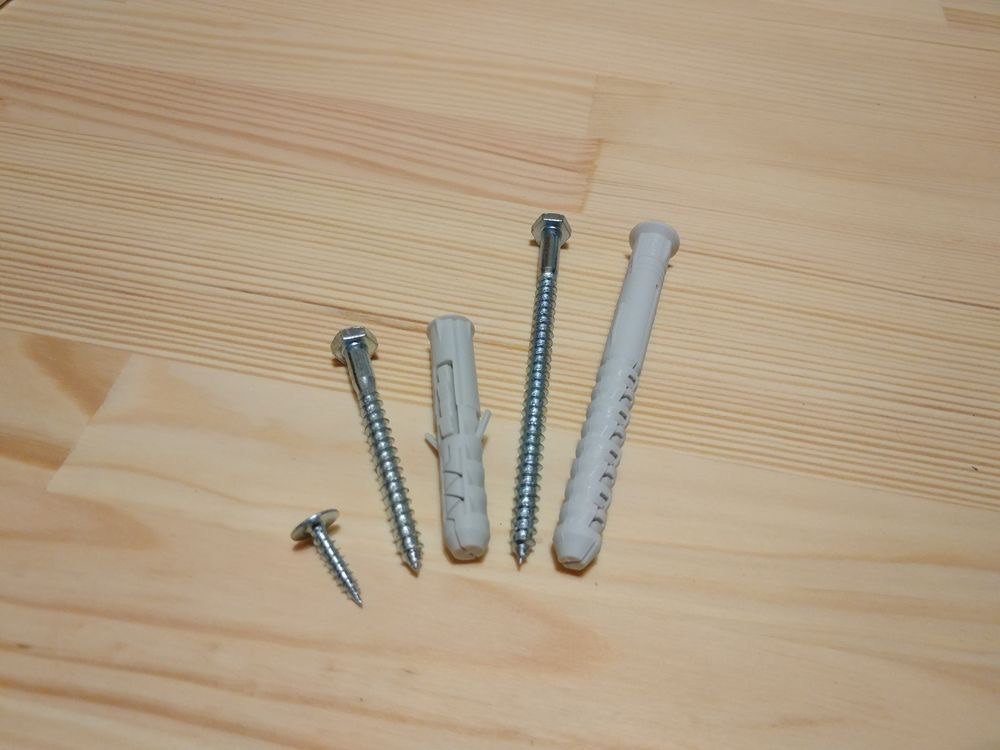
#> input picture contours/contours0.jpg, 1000 x 750 px, found by its file name
$ python contours.py
#> lines starting #> are read from the running program, lines starting #| are printed output that depends on the picture; after the words box and inside, x2 and y2 are one past the last pixel; in counts of white or black regions, pixels touching at a corner belong together; long printed decimals are rounded
import cv2

img_orig = cv2.imread('contours/contours0.jpg')
#> img_orig is the input picture: shape (750, 1000, 3); mean B, G, R 133.1, 159.1, 178.8
img = cv2.cvtColor(img_orig, cv2.COLOR_BGR2HSV)
#> img: shape (750, 1000, 3); mean H, S, V 20.3, 66.8, 179.5
img = cv2.GaussianBlur(img, (7, 7), 2)
#> img: shape (750, 1000, 3); mean H, S, V 20.3, 66.8, 179.5

img = img[:, :, 0]
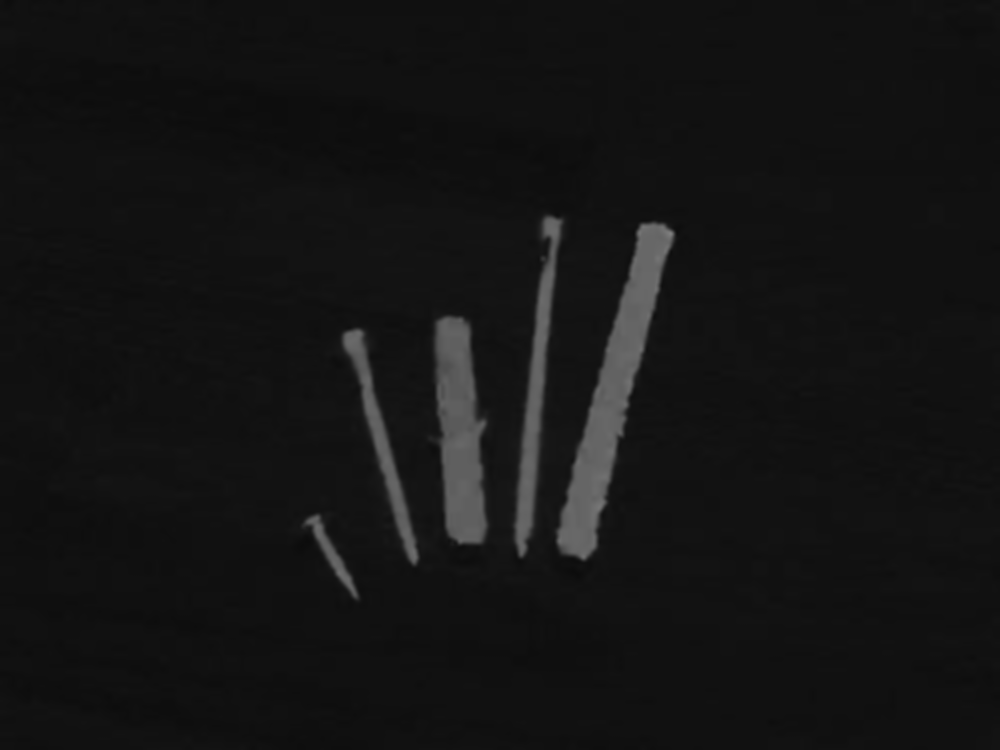
#> img: shape (750, 1000); min 12, max 128, mean 20.3
cv2.imwrite("contours/contours1.jpg", img)
tresh, img = cv2.threshold(img, 0, 255, cv2.THRESH_BINARY + cv2.THRESH_OTSU)
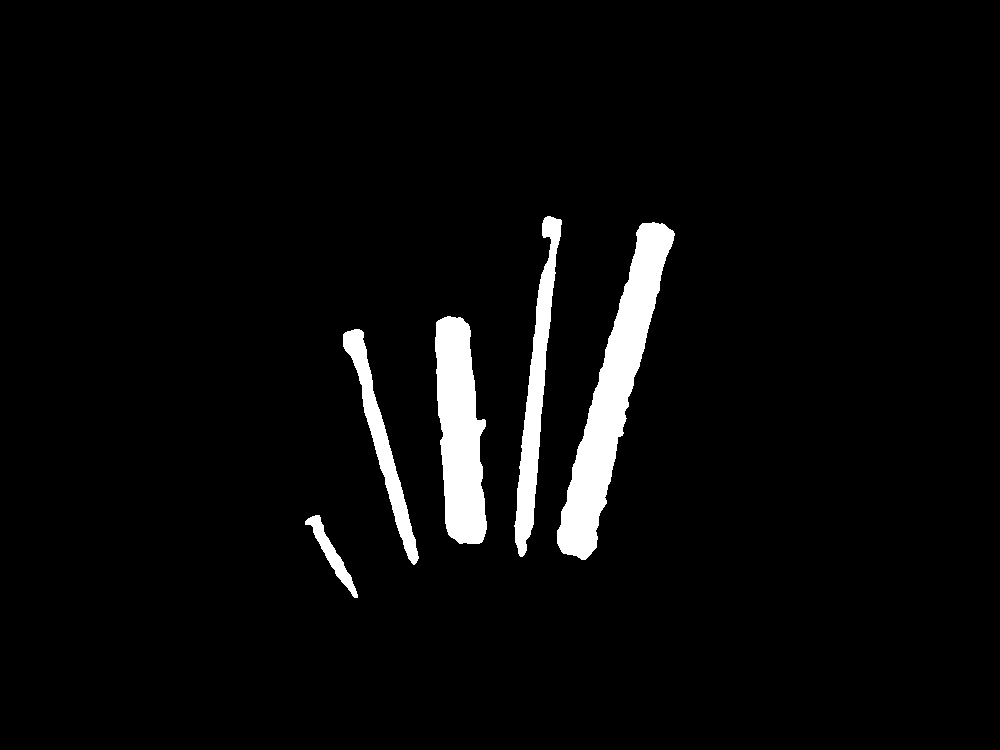
#> img: shape (750, 1000); 4.1% white; 5 white regions
#> tresh = 54

cv2.imwrite("contours/contours2.jpg", img)
contours, hierarchy = cv2.findContours(img, cv2.RETR_TREE, cv2.CHAIN_APPROX_SIMPLE)
#> contours = 5 contours; box (x1, y1, x2, y2) and area: (557, 222, 675, 560) 11972, (435, 316, 487, 544) 8280, (514, 216, 562, 557) 4839, (343, 329, 419, 565) 3260, (305, 515, 358, 598) 892
img_res = cv2.drawContours(img_orig, contours, -1, (255, 0, 0), 2, cv2.LINE_AA, hierarchy, 2)
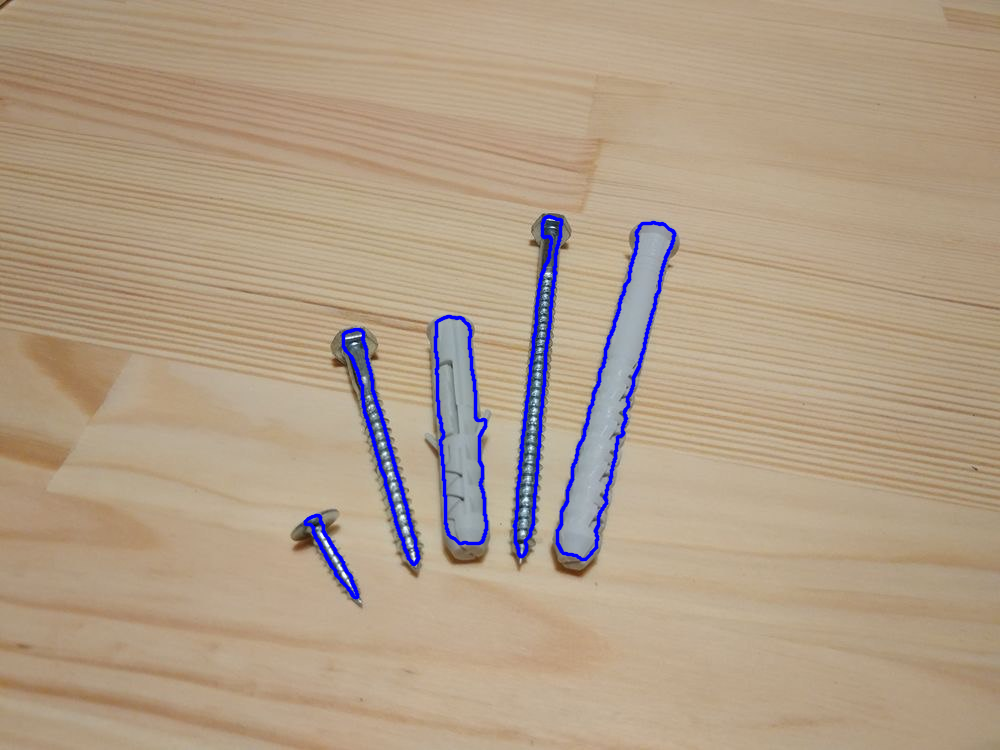
#> img_res: shape (750, 1000, 3); mean B, G, R 135, 157.5, 177.3
cv2.imwrite("contours/contours3.jpg", img_res)
print(sorted(list(map(lambda x: cv2.arcLength(x, True), contours))))
#| [216.451, 538.794, 540.576, 742.250, 802.642]
print(len(contours))
#| 5


# [9 lines of commented-out code are left out]
